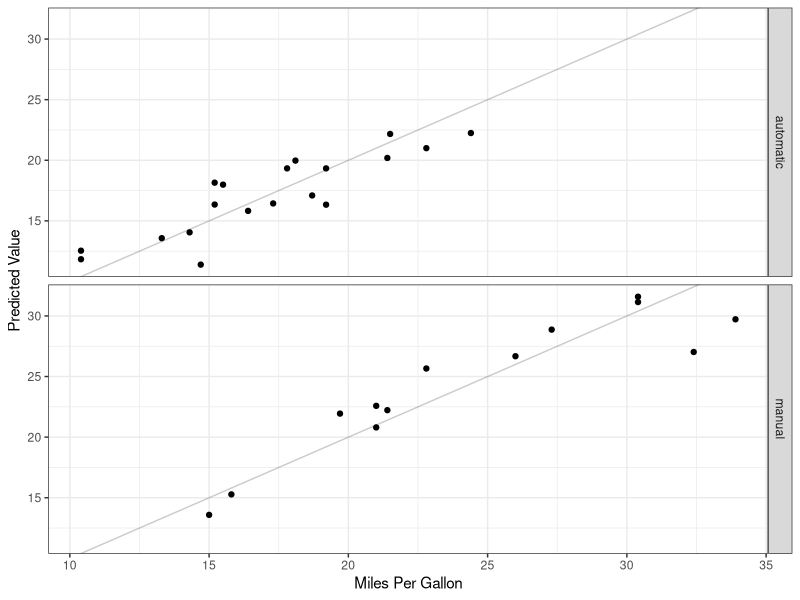

R code for this plot:
#https://drsimonj.svbtle.com/running-a-model-on-separate-groups

library(tidyverse)
library(broom)
mtcars %>% 
  nest(-am) %>% 
  mutate(am = factor(am, levels = c(0, 1), labels = c("automatic", "manual")),
         fit = map(data, ~ lm(mpg ~ hp + wt + disp, data = .)),
         results = map(fit, augment)) %>% 
  unnest(results) %>% 
  ggplot(aes(x = mpg, y = .fitted)) +
  geom_abline(intercept = 0, slope = 1, alpha = .2) +  # Line of perfect fit
  geom_point() +
  facet_grid(am ~ .) +
  labs(x = "Miles Per Gallon", y = "Predicted Value") +
  theme_bw()

#Algunas cosas para hacer / tener en cuenta antes de comenzar ...

#"los tibbles son una versión moderna de los marcos de datos ".
mtcars
mtcars %>% nest(-cyl)

d <- mtcars %>% nest(-cyl)
d$data[d$cyl == 4] #datos de cilindros = 4

mtcars %>% nest(-cyl, -am)

#Donde vea ..., usando un solo punto ( .) representará cada tibble anidado

mtcars %>% 
  nest(-cyl) %>% 
  mutate(fit = map(data, ~ t.test(.$mpg)))

#mutate(fit = ...)es una función dplyr que agregará una nueva columna a nuestro tibble llamada fit.
#map(data, ...)es una función purrr que itera a través de cada celda de la datacolumna 
#(que tiene nuestros tibbles anidados).
# ~ t.test(.$mpg)está ejecutando el t.test para cada celda. Debido a que esto ocurre dentro map(), 
#debemos comenzar con ~, y usar .siempre que queramos hacer referencia al tibble anidado que se está iterando.
#¿Qué hay <S3: htest>en la fitcolumna? Es el t.test()modelo ajustado para cada tibble anidado. 
#Al igual que nos asomamos a una sola datacelda, echemos un vistazo a una sola fitcelda - para autos con 4 cilindros:


d <- mtcars %>% 
  nest(-cyl) %>% 
  mutate(fit = map(data, ~ t.test(.$mpg)))
d$fit[d$cyl == 4]


#extrae el p.values de cada t.test en una nueva columna llamada p:

mtcars %>% 
  nest(-cyl) %>% 
  mutate(fit = map(data, ~ t.test(.$mpg)),
         p   = map_dbl(fit, "p.value"))

#map_dbl()se utiliza porque queremos devolver un número (un "doble")
#en lugar de una lista de objetos (que es lo que map() hace)


mtcars %>% 
  nest(-cyl) %>% 
  mutate(fit = map(data, ~ t.test(.$mpg)),
         results = map(fit, glance))


